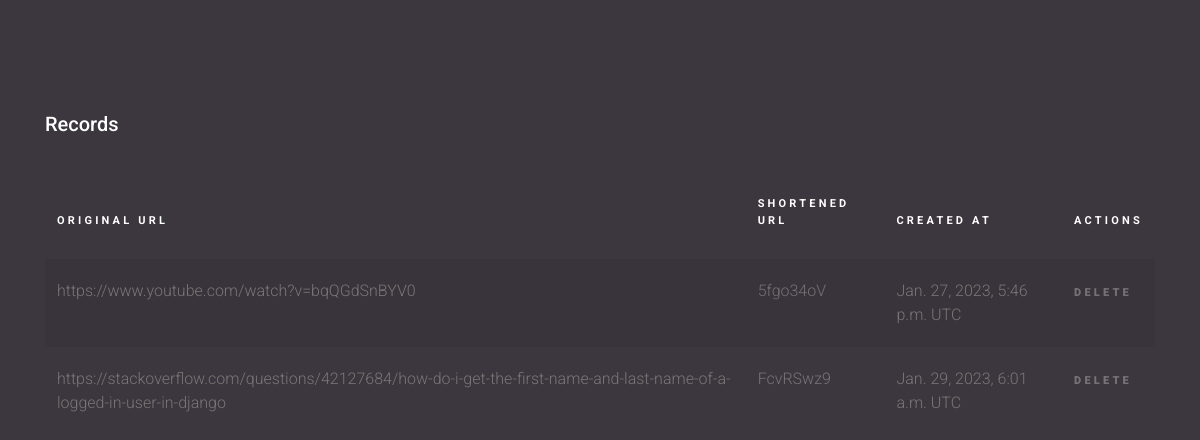
The app's page /dashboard (signed in) with its own data.
### myApp/models.py (models this page shows)
class URL(models.Model):
    user = models.ForeignKey(User, on_delete=models.CASCADE, null=True)
    original_url = models.CharField(max_length=500)
    shortened_url = models.CharField(max_length=8, unique=True)
    created_at = models.DateTimeField(auto_now_add=True)

### myApp/views.py (the view)
# urls.py: path('dashboard', views.dashboard, name='dashboard'),
@login_required(login_url='/login')
def dashboard(request):
    urls = URL.objects.filter(user=request.user)
    return render(request, 'dashboard.html', {'urls': urls})

### templates/dashboard.html (shortened to what this page needs)
<!doctype html>
<html lang="en">
  <head>
    <link rel="stylesheet" href="fonts/icomoon/style.css">
    <link rel="stylesheet" href="css/owl.carousel.min.css">
    <link rel="stylesheet" href="static/css/bootstrap.min.css">
    <link rel="stylesheet" href="static/css/style.css">
  </head>
  <body>
  <div class="content">
    <div class="container">
      <h2 class="mb-5">Records</h2>
      <div class="table-responsive">
        <table class="table table-striped custom-table">
          <thead>
            <tr>
              <th>Original URL</th>
              <th>Shortened URL</th>
              <th>Created at</th>
              <th>Actions</th>
            </tr>
          </thead>
          <tbody>
            {% for url in urls %}
            <tr scope="row">
              <td>{{ url.original_url }}</td>
              <td><a href="{% url 'redirect_url' url.shortened_url %}">{{ url.shortened_url }}</a></td>
              <td>{{ url.created_at }} UTC</td>
              <td><a href="{% url 'delete_url' url.pk %}" class="more">Delete</a></td>
            </tr>
            {% endfor %}
          </tbody>
        </table>
      </div>
    </div>
  </div>
  </body>
</html>

### static/css/style.css (style rules this page uses)
body { font-family: "Roboto", -apple-system, BlinkMacSystemFont, "Segoe UI", Roboto, "Helvetica Neue", Arial, "Noto Sans", sans-serif, "Apple Color Emoji", "Segoe UI Emoji", "Segoe UI Symbol", "Noto Color Emoji"; background-color: #3c373e; font-weight: 300; }
h1, h2, h3, h4, h5, h6, .h1, .h2, .h3, .h4, .h5, .h6 { font-family: "Roboto", -apple-system, BlinkMacSystemFont, "Segoe UI", Roboto, "Helvetica Neue", Arial, "Noto Sans", sans-serif, "Apple Color Emoji", "Segoe UI Emoji", "Segoe UI Symbol", "Noto Color Emoji"; }
a { -webkit-transition: .3s all ease; -o-transition: .3s all ease; transition: .3s all ease; }
a, a:hover { text-decoration: none !important; }
.content { padding: 7rem 0; }
h2 { font-size: 20px; color: #fff; }
.custom-table { min-width: 900px; }
.custom-table thead tr, .custom-table thead th { padding-bottom: 30px; border-top: none; border-bottom: none !important; color: #fff; font-size: 11px; text-transform: uppercase; letter-spacing: .2rem; }
.custom-table tbody th, .custom-table tbody td { color: #777; font-weight: 400; padding-bottom: 20px; padding-top: 20px; font-weight: 300; border: none; -webkit-transition: .3s all ease; -o-transition: .3s all ease; transition: .3s all ease; }
.custom-table tbody th a, .custom-table tbody td a { color: rgba(255, 255, 255, 0.3); }
.custom-table tbody th .more, .custom-table tbody td .more { color: rgba(255, 255, 255, 0.3); font-size: 11px; font-weight: 900; text-transform: uppercase; letter-spacing: .2rem; }
.custom-table tbody tr { -webkit-transition: .3s all ease; -o-transition: .3s all ease; transition: .3s all ease; }

### records on screen
URL: original_url "https://www.youtube.com/watch?v=bqQGdSnBYV0", shortened_url "5fgo34oV", created_at "Jan. 27, 2023, 5:46 p.m."
URL: original_url "https://stackoverflow.com/questions/42127684/how-do-i-get-the-first-name-and-last-name-of-a-logged-in-user-in-django", shortened_url "FcvRSwz9", created_at "Jan. 29, 2023, 6:01 a.m."
